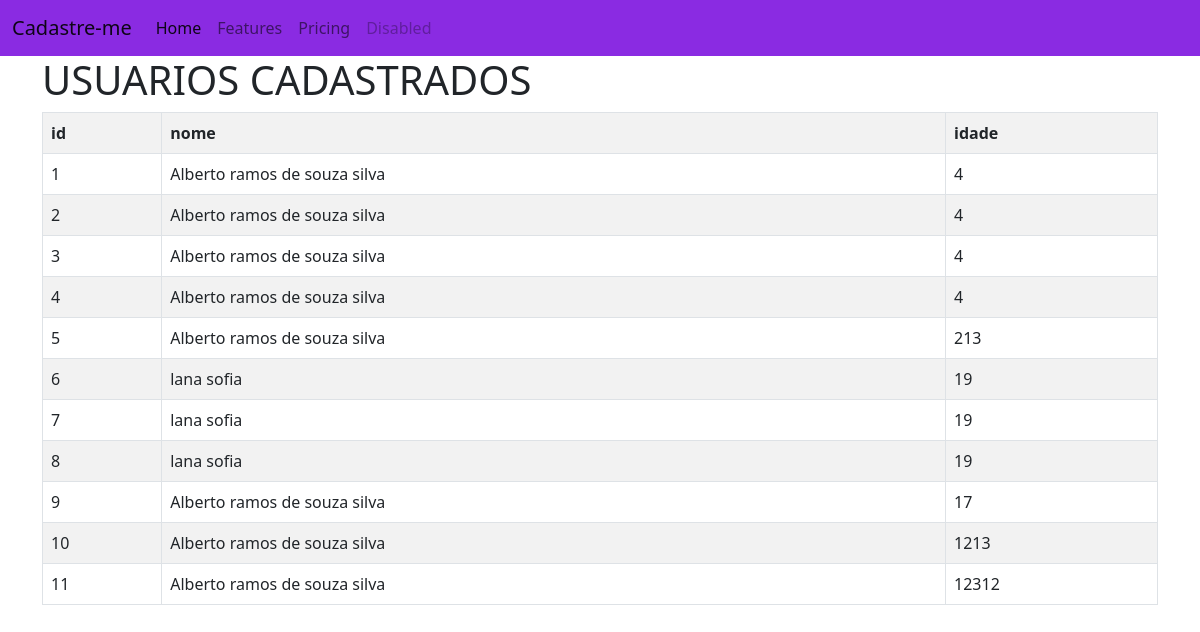
Screenshot of /usuarios/ with the database file from the repository.
### app_cadastro/models.py (models this page shows)
class Usuario(models.Model):
    id_usuario = models.AutoField(primary_key=True)
    nome = models.TextField(max_length=250)
    idade = models.IntegerField()

### app_cadastro/views.py (the view)
# urls.py: path('usuarios/',views.usuarios,name='listagem_usuarios')
def usuarios(request):
    if request.method == 'POST':
        novo_usuario = Usuario()
        novo_usuario.nome = request.POST.get('nome')
        novo_usuario.idade = request.POST.get('idade')
        novo_usuario.save()
    usuarios = {
        'usuarios': Usuario.objects.all()
    }
    return render(request, 'usuarios/usuarios.html', usuarios)

### app_cadastro/templates/usuarios/usuarios.html
{% extends 'usuarios/base.html' %}
{% block conteudo %}
<div class="container">
    <h1>USUARIOS CADASTRADOS</h1>
    <table class="table table-bordered table-striped">
        <tr>
            <th>id</th>
            <th>nome</th>
            <th>idade</th>
 </tr>
 {% for usuario in usuarios %}
 <tr>
    <td>{{usuario.id_usuario}}</td>
    <td>{{usuario.nome}}</td>
    <td>{{usuario.idade}}</td>
 </tr>
 {% endfor %}
    </table>
</div>
{% endblock %}

### app_cadastro/templates/usuarios/base.html (shortened to what this page needs)
<!doctype html>
<html lang="en">
  <head>
    <link href="https://cdn.jsdelivr.net/npm/bootstrap@5.0.2/dist/css/bootstrap.min.css" rel="stylesheet">
  </head>
  <body>
    <nav style="background-color: blueviolet !important;"  class="navbar navbar-expand-lg navbar-light bg-light">
        <div class="container-fluid">
          <a class="navbar-brand" href="{% url 'home' %}">Cadastre-me</a>
          <div class="collapse navbar-collapse" id="navbarNav">
            <ul class="navbar-nav">
              <li class="nav-item">
                <a class="nav-link active" aria-current="page" href="#">Home</a>
              </li>
              <li class="nav-item">
                <a class="nav-link" href="#">Features</a>
              </li>
              <li class="nav-item">
                <a class="nav-link" href="#">Pricing</a>
              </li>
              <li class="nav-item">
                <a class="nav-link disabled" href="#" tabindex="-1" aria-disabled="true">Disabled</a>
              </li>
            </ul>
          </div>
        </div>
      </nav>
     {% block conteudo %}
     {% endblock %}
  </body>
</html>

### rows the page displays
Usuario: id_usuario "1", nome "Alberto ramos de souza silva", idade "4"
Usuario: id_usuario "2", nome "Alberto ramos de souza silva", idade "4"
Usuario: id_usuario "3", nome "Alberto ramos de souza silva", idade "4"
Usuario: id_usuario "4", nome "Alberto ramos de souza silva", idade "4"
Usuario: id_usuario "5", nome "Alberto ramos de souza silva", idade "213"
Usuario: id_usuario "6", nome "lana sofia", idade "19"
Usuario: id_usuario "7", nome "lana sofia", idade "19"
Usuario: id_usuario "8", nome "lana sofia", idade "19"
Usuario: id_usuario "9", nome "Alberto ramos de souza silva", idade "17"
Usuario: id_usuario "10", nome "Alberto ramos de souza silva", idade "1213"
Usuario: id_usuario "11", nome "Alberto ramos de souza silva", idade "12312"
